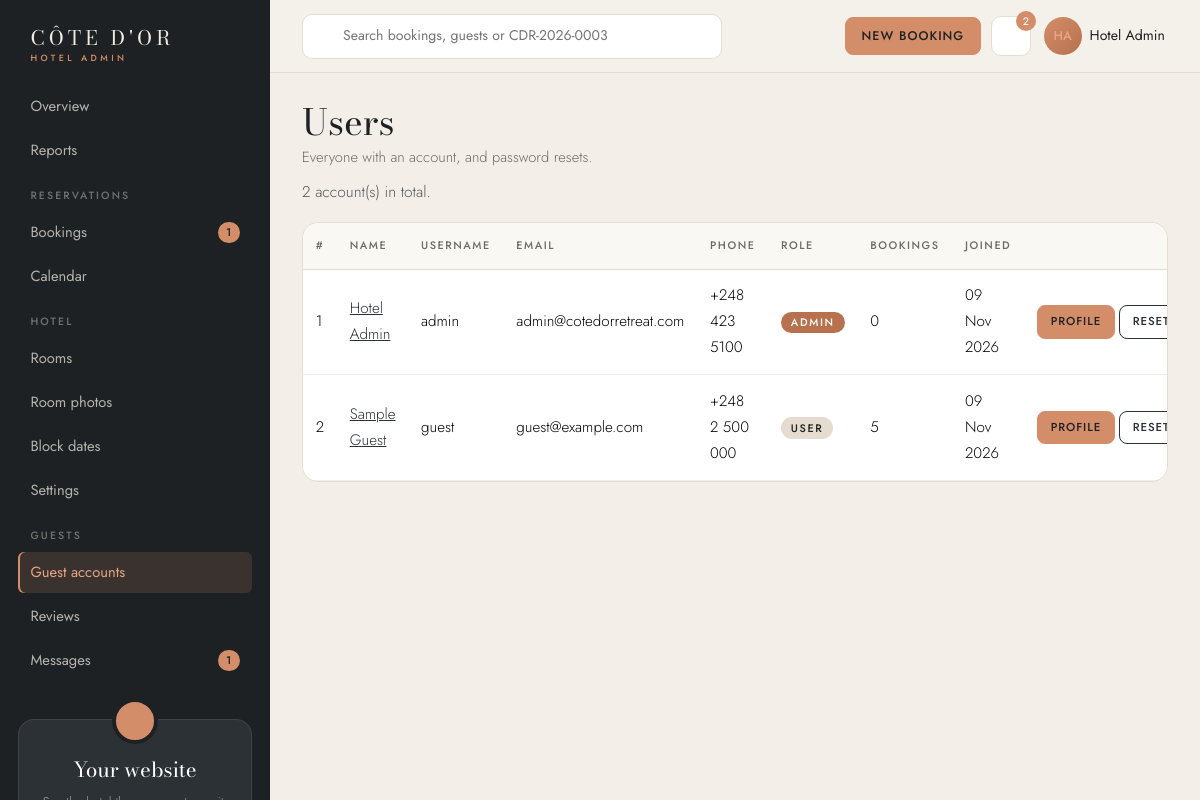
/admin_users.php (signed in), run on the app's committed database.
### tables this page shows
CREATE TABLE users (
    id INT AUTO_INCREMENT PRIMARY KEY,
    full_name VARCHAR(100) NOT NULL,
    username VARCHAR(50) NOT NULL UNIQUE,
    email VARCHAR(100) NOT NULL,
    phone VARCHAR(30),
    password VARCHAR(255) NOT NULL,
    role VARCHAR(10) NOT NULL DEFAULT 'user',
    created_at TIMESTAMP DEFAULT CURRENT_TIMESTAMP
) DEFAULT CHARSET=utf8mb4;

### admin_users.php (the view, shortened to what this page needs)
<?php
require "includes/db_connect.php";
$sql = "SELECT users.id, users.full_name, users.username, users.email, users.phone, users.role, users.created_at, COUNT(bookings.id) AS booking_total FROM users LEFT JOIN bookings ON bookings.user_id = users.id GROUP BY users.id ORDER BY users.created_at DESC";
$users = $conn->query($sql);
include "includes/header.php";
?>
    <section class="admin-wrap">
        <div class="container">
            <?php include "includes/admin_nav.php"; ?>
            <p class="text-muted"><?php echo $users->num_rows; ?> account(s) in total.</p>
            <div class="table-responsive">
                <table class="table table-lux mb-0">
                    <thead>
                        <tr>
                            <th>#</th>
                            <th>Name</th>
                            <th>Username</th>
                            <th>Email</th>
                            <th>Phone</th>
                            <th>Role</th>
                            <th>Bookings</th>
                            <th>Joined</th>
                            <th></th>
                        </tr>
                    </thead>
                    <tbody>
                        <?php
                        if ($users->num_rows > 0) {
                            while ($row = $users->fetch_assoc()) {
                                $roleClass = ($row["role"] == "admin") ? "status-confirmed" : "status-pending";
                                echo "<tr>";
                                echo "<td>" . $row["id"] . "</td>";
                                echo '<td><a href="admin_guest.php?id=' . $row["id"] . '">' . htmlspecialchars($row["full_name"]) . "</a></td>";
                                echo "<td>" . htmlspecialchars($row["username"]) . "</td>";
                                echo "<td>" . htmlspecialchars($row["email"]) . "</td>";
                                echo "<td>" . htmlspecialchars($row["phone"]) . "</td>";
                                echo '<td><span class="badge badge-status ' . $roleClass . '">' . htmlspecialchars($row["role"]) . "</span></td>";
                                echo "<td>" . $row["booking_total"] . "</td>";
                                echo "<td>" . date("d M Y", strtotime($row["created_at"])) . "</td>";
                                echo '<td class="text-nowrap"><a href="admin_guest.php?id=' . $row["id"] . '" class="btn btn-sm btn-lux me-1">Profile</a><button type="button" class="btn btn-sm btn-lux-outline" onclick="openResetPassword(' . $row["id"] . ', this)" data-name="' . htmlspecialchars($row["full_name"]) . '">Reset password</button></td>';
                                echo "</tr>";
                            }
                        } else {
                            echo '<tr><td colspan="9">No users found.</td></tr>';
                        }
                        ?>
                    </tbody>
                </table>
            </div>
        </div>
    </section>
<?php
include "includes/footer.php";
?>

### data on the page
users: id "1", full_name "Hotel Admin", username "admin", email "admin@cotedorretreat.com", phone "+248 423 5100", role "ADMIN", booking_total "0", created_at "09 Nov 2026"
users: id "2", full_name "Sample Guest", username "guest", email "guest@example.com", phone "+248 2 500 000", role "USER", booking_total "5", created_at "09 Nov 2026"

### other printed values
$link[3] "Overview"
$link[3] "Reports"
$groupName "RESERVATIONS"
$link[3] "Bookings"
$waitingBookings "1"
$link[3] "Calendar"
$groupName "HOTEL"
$link[3] "Rooms"
$link[3] "Room photos"
$link[3] "Block dates"
$link[3] "Settings"
$groupName "GUESTS"
$link[3] "Guest accounts"
$link[3] "Reviews"
$link[3] "Messages"
